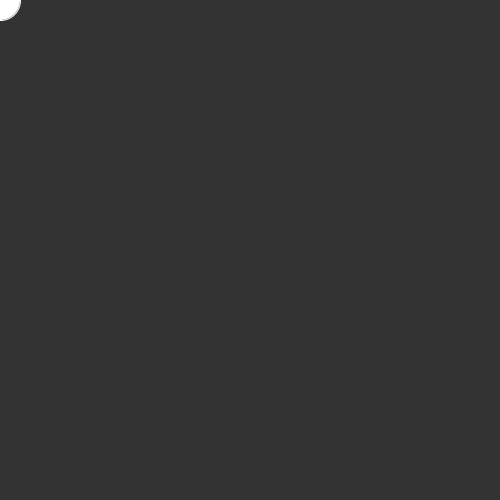
Frame 1 (no input)
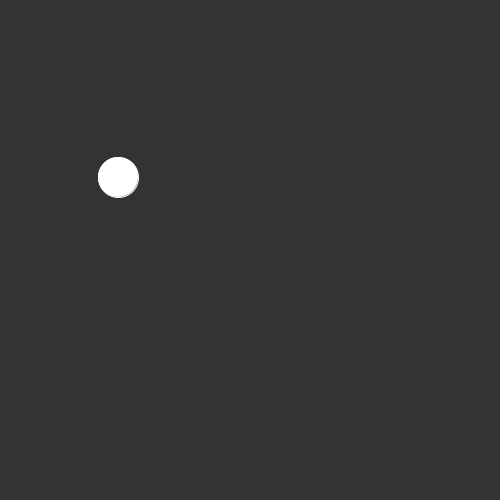
Frame 60 (the mouse pressed at the canvas centre just before this capture)
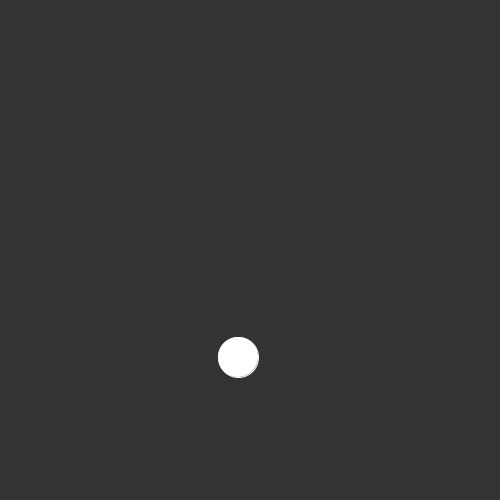
Frame 120 (the mouse held since frame 60 and released just before this capture)

The Processing sketch that drew these frames (run headless with seeded random() and noise(); from frame 60 on, the mouse is pressed at the canvas centre):

// Processing sketch: sketch_05_05_bouncing_ball
// ── sketch_05_05_bouncing_ball.pde

float circleX;
float circleY;
float xspeed;
float yspeed;

void setup() {
  size(500, 500);
  smooth();
  circleX = 0;
  circleY = 0;
  xspeed = 2;
  yspeed =3;
}

void draw() {
  background(51);
  fill(255);
  stroke(255);
  ellipse(circleX, circleY, 40, 40);
  circleX = circleX + xspeed;
  circleY = circleY + yspeed;
  
  if (circleX > width || circleX < 0 ) {
   //turn around
   xspeed = -xspeed;
   }
  
  if (circleY > 500 || circleY < 0 ) {
     //turn around
    yspeed = -yspeed;
  }
}
